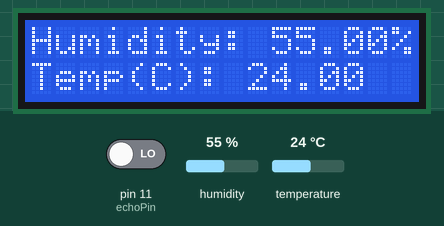
Simulated run of this sketch. Board: Arduino Mega 2560, built with avr-gcc and run on an emulated ATmega2560. Shown: 16×2 character LCD. The inputs (shaded band) are chosen by the test bench; at power-on: humidity 55 %, temperature 24 °C, pin 11 (echoPin) LOW.

Above: at 1.2 s.
1.3 s: humidity set to 22 %
At 7.2 s:
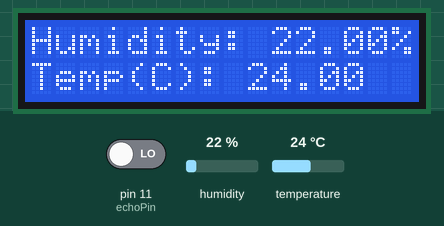
11.6 s: temperature set to 12 °C
At 17.5 s:
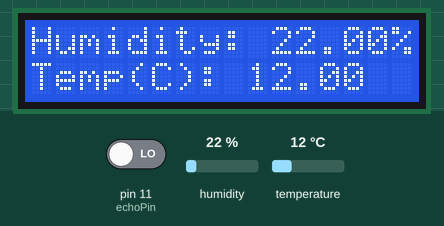
19.7 s: humidity set to 40 %
At 21.5 s:
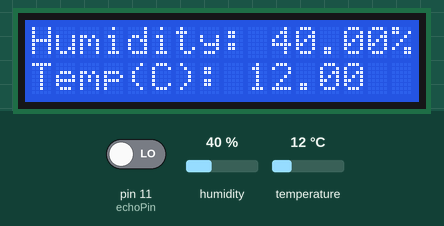
24.7 s: temperature set to 19 °C
At 26.7 s:
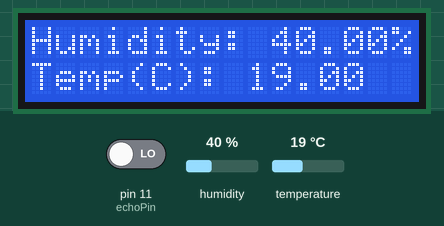
Timing chart, 0 to 28.2 s (numbered marks = the images above; inputs shaded):
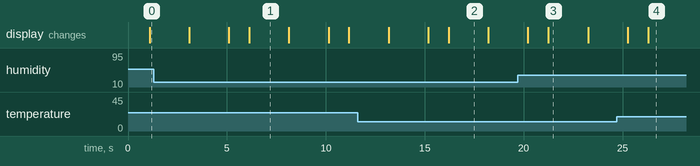

The sketch:

sensor-with-lcd.ino
```cpp
// C++ code
//

// include the library code:
#include <LiquidCrystal.h>
#include <DHT.h>

// Variables for the HC-SR04 Ultrasonic Sensor
const int trigPin = 10;
const int echoPin = 11;
float duration, distance = 0.0;
String distanceInString, durationInString;

// LCD
const int rs=2, en=3, db4=4, db5=5, db6=6, db7=7;
LiquidCrystal lcd(rs, en, db4, db5, db6, db7);

int DHT_PIN = 24; // pin for DHT sensor
#define DHTTYPE DHT11
DHT dht(DHT_PIN, DHTTYPE);
int temperature, humidity = 0; // Variables for temperature and humidity

void setup() {
  pinMode(trigPin, OUTPUT);
  pinMode(echoPin, INPUT);

  dht.begin();

  lcd.begin(16, 2); // dimensions of the LCD

  Serial.begin(9600);

}

void loop() {

    // Read temperature as Celsius (the default)
  float tempCelcius = dht.readTemperature();
  float tempFahrenheit = dht.readTemperature() * 1.8 + 32.0;

    // Calculate temperature in degrees Celsius
  String tempCelciusString = "Temp(C): " + String(tempCelcius);
    // Calculate temperature in Fahrenheit
  String tempFahrenheitString = "Temp(F): " + String(tempFahrenheit);

    // Read humidity
  float humidity = dht.readHumidity();
  String humidityString = "Humidity: " + String(humidity) + "%";

  digitalWrite(trigPin, LOW);
  delayMicroseconds(2);
  digitalWrite(trigPin, HIGH);

  duration = pulseIn(echoPin, HIGH); // Wait for pulse on echo pin
  float speedOfSound = 331.4 + 0.6 * tempCelcius + 0.0124 * humidity; // Speed of sound in air

    // Calculate distance in centimeters (cm)
  distance = (speedOfSound * duration) / 20000;

  distanceInString = "Dist(cm): " + String(distance);
  durationInString = "Duration(us): " + String(duration);

  // Printing humidity, temperature, distance, and duration values
  lcd.setCursor(0, 0); // Set the cursor to the first column, first row
  lcd.print(humidityString);
  lcd.setCursor(0, 1); // Set the cursor to the first column, second row
  lcd.print(tempCelciusString);

  delay(2000);
  lcd.clear();

  lcd.setCursor(0, 0);
  lcd.print( distanceInString);
  lcd.setCursor(0, 1);
  lcd.print(durationInString);

  delay(2000);
  lcd.clear();

}
```

Measured:
- what the display in image 1 shows lasts 2.0 s, from 6.1 s to 8.1 s
